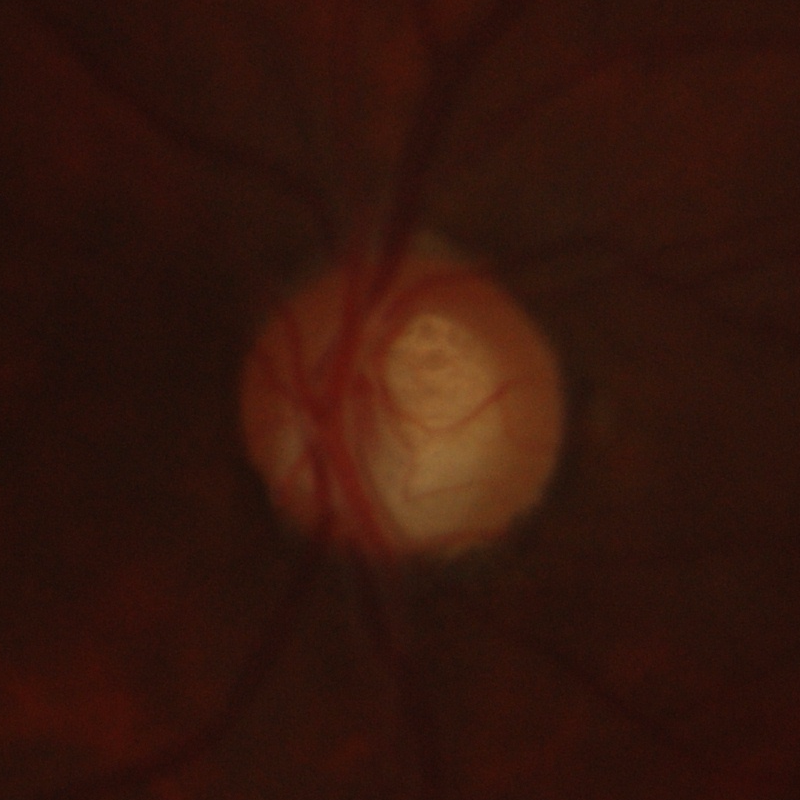
#> input picture rf/dataset/image/gdrishtiGS_002.png, 800 x 800 px, found by its file name
$ python test.py
#> lines starting #> are read from the running program, lines starting #| are printed output that depends on the picture; after the words box and inside, x2 and y2 are one past the last pixel; in counts of white or black regions, pixels touching at a corner belong together
import cv2
import matplotlib.pyplot as plt

img = cv2.imread('dataset/Domain1/train/image/gdrishtiGS_002.png')
#> img is the input picture: shape (800, 800, 3); mean B, G, R 12.3, 21.4, 50.8
imgray = cv2.cvtColor(img, cv2.COLOR_BGR2GRAY)
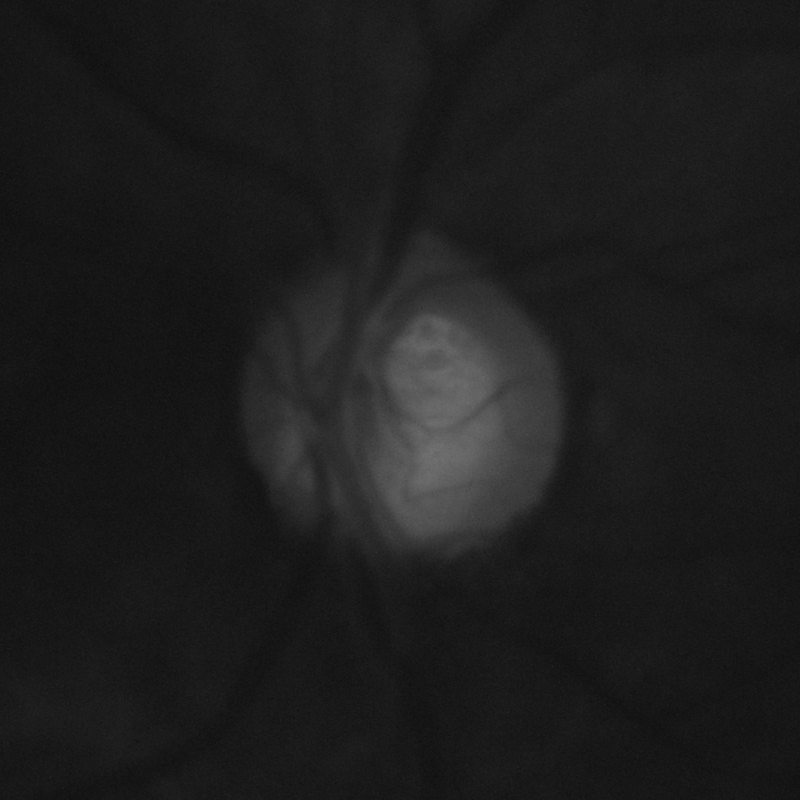
#> imgray: shape (800, 800); min 13, max 115, mean 29.1
ret, thresh = cv2.threshold(imgray, 50, 255, 0)
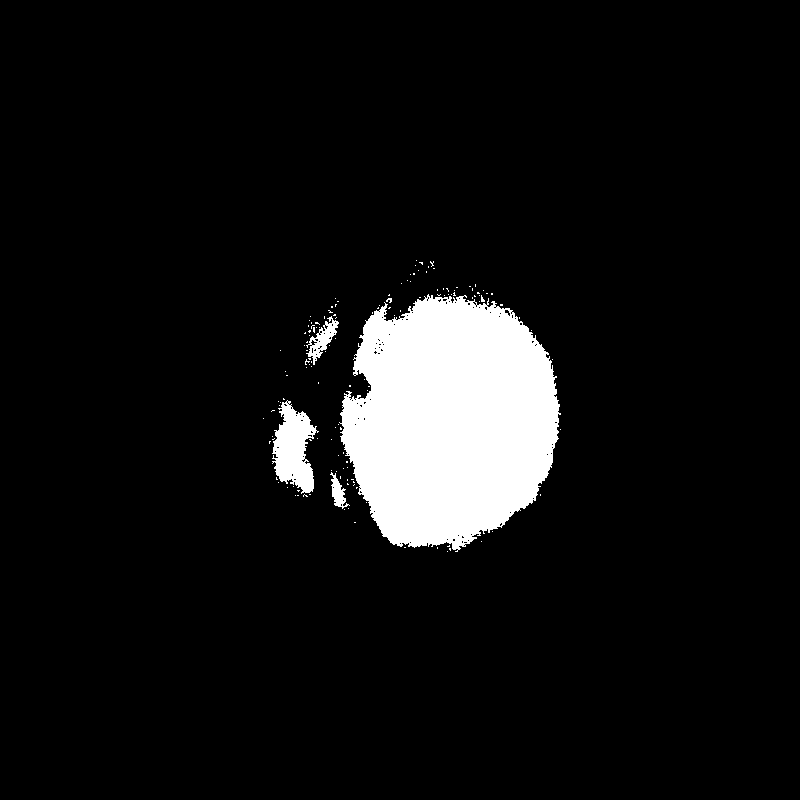
#> thresh: shape (800, 800); 7.3% white; 143 white regions (139 under 20 px)
contours, hierarchy = cv2.findContours(thresh, cv2.RETR_TREE, cv2.CHAIN_APPROX_SIMPLE)
#> contours = 263 contours, 257 with area under 20; largest, box (x1, y1, x2, y2) and area: (339, 294, 561, 552) 42342, (272, 400, 319, 494) 2410, (306, 316, 339, 365) 536, (330, 472, 350, 509) 258, (504, 309, 511, 317) 24, (310, 339, 318, 346) 22
cv2.drawContours(img, contours, -1, (0,255,0), 3)
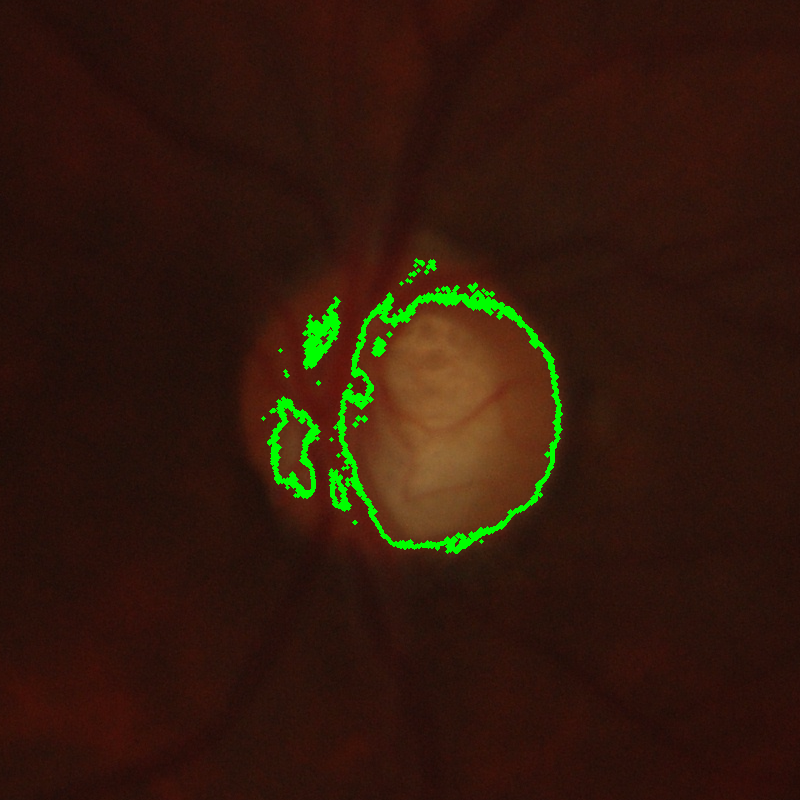
#> img: shape (800, 800, 3); 1.68% of pixels changed, all inside (x1, y1, x2, y2) = (261, 258, 563, 554)
plt.imshow(img)
plt.savefig('cnt.png')
pass
